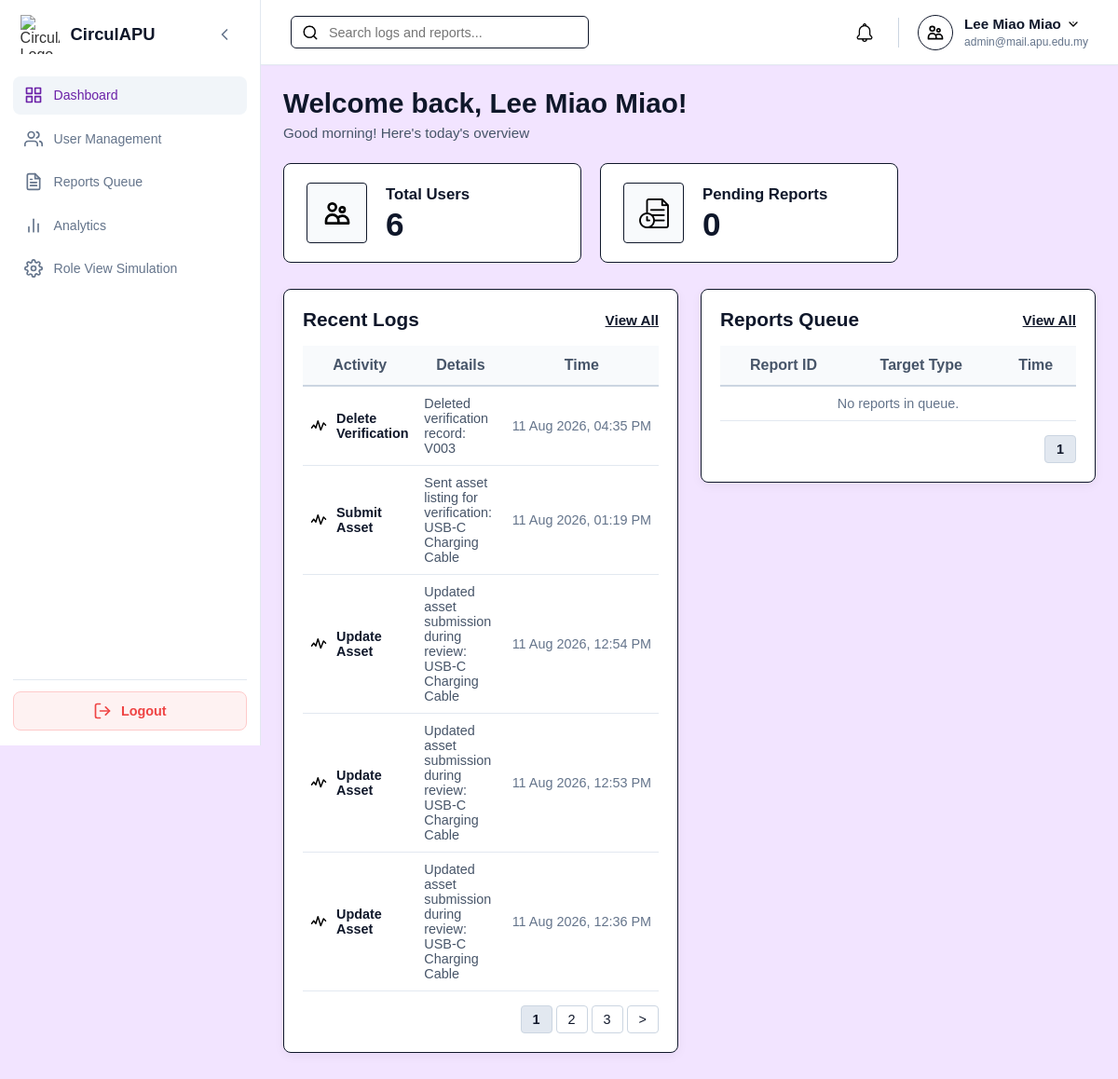
Page /Admin/admin_dashboard.php (signed in) on the earlier database version.
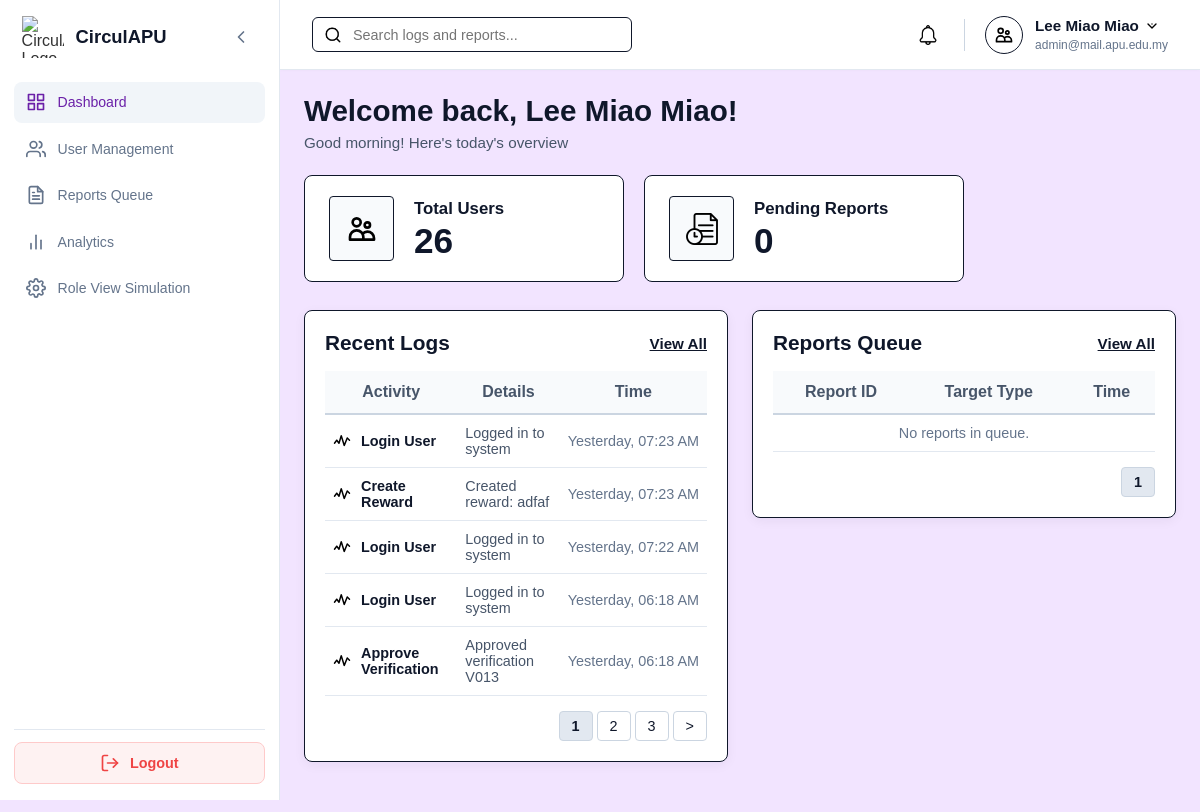
Same page on the later database version.
### tables this page shows
CREATE TABLE `systemlog` (
  `logID` varchar(10) NOT NULL,
  `userID` varchar(10) NOT NULL,
  `actionType` enum('Create','Submit','Approve','Reject','Redeem','Assign','Update','Delete','Login','Logout') NOT NULL,
  `refType` enum('Mission','Asset','Reward','Badge','Tier','Verification','User','Category','Transaction','Borrowing') NOT NULL,
  `refID` varchar(10) DEFAULT NULL,
  `description` varchar(255) NOT NULL,
  `timeLogged` timestamp NOT NULL DEFAULT current_timestamp()
);

### Admin/admin_dashboard.php (the view, shortened to what the changed rows need)
<?php
require_once '../db.php';
$search = trim($_GET['search'] ?? '');
$total_users_query = "SELECT COUNT(*) as total FROM user WHERE status != 'Deleted'";
$total_users_res = $conn->query($total_users_query);
$total_users = ($total_users_res && $row = $total_users_res->fetch_assoc()) ? $row['total'] : 0;
$logs_limit = 5;
$logs_page = isset($_GET['logs_page']) ? (int)$_GET['logs_page'] : 1;
$logs_where = '';
$logs_search_params = [];
$logs_search_types = '';
$stmt_total_logs = $conn->prepare(
    "SELECT COUNT(*) AS total FROM systemlog sl LEFT JOIN user u ON sl.userID = u.userID" . $logs_where
);
$stmt_total_logs->execute();
$total_logs = (int)($stmt_total_logs->get_result()->fetch_assoc()['total'] ?? 0);
$total_logs_pages = max(1, ceil($total_logs / $logs_limit));
$logs_page = min($logs_page, $total_logs_pages);
$logs_offset = ($logs_page - 1) * $logs_limit;
$logs_query = "SELECT sl.* FROM systemlog sl
               LEFT JOIN user u ON sl.userID = u.userID" . $logs_where .
              " ORDER BY sl.timeLogged DESC LIMIT ? OFFSET ?";
$stmt_logs = $conn->prepare($logs_query);
$logs_params = array_merge($logs_search_params, [$logs_limit, $logs_offset]);
$logs_types = $logs_search_types . 'ii';
$stmt_logs->bind_param($logs_types, ...$logs_params);
$stmt_logs->execute();
$logs_result = $stmt_logs->get_result();
$reports_limit = 5;
$reports_page = isset($_GET['reports_page']) ? (int)$_GET['reports_page'] : 1;
$reports_where = '';
$stmt_total_reports = $conn->prepare(
    "SELECT COUNT(*) AS total FROM report r
     LEFT JOIN user reporter ON r.reporterID = reporter.userID
     LEFT JOIN verificationrecords v ON r.verificationID = v.verificationID" . $reports_where
);
$stmt_total_reports->execute();
$total_rep_count = (int)($stmt_total_reports->get_result()->fetch_assoc()['total'] ?? 0);
$total_reports_pages = max(1, ceil($total_rep_count / $reports_limit));
$reports_page = min($reports_page, $total_reports_pages);
function formatDashboardTime($datetime_str) {
    $time = strtotime($datetime_str);
    if (date('Y-m-d', $time) === date('Y-m-d')) {
        return 'Today, ' . date('h:i A', $time);
    } elseif (date('Y-m-d', $time) === date('Y-m-d', strtotime('-1 day'))) {
        return 'Yesterday, ' . date('h:i A', $time);
    }
    return date('j M Y, h:i A', $time);
}
function dashboardPageUrl(array $overrides = []): string {
    global $search, $logs_page, $reports_page;
    $query = array_merge([
        'search' => $search,
        'logs_page' => $logs_page,
        'reports_page' => $reports_page
    ], $overrides);
    if ($query['search'] === '') {
        unset($query['search']);
    }
    return '?' . http_build_query($query);
}
$admin_name = trim($_SESSION['user_name'] ?? '') ?: 'System Admin';
?>
<!DOCTYPE html>
<html lang="en">
<head>
    <link rel="stylesheet" href="../style.css">
    <link rel="stylesheet" href="admin_style.css">
</head>
<body class="role-admin">
    <div class="dashboard-container">
        <div class="main-content">
            <main class="page-body">
                <div class="admin-welcome-banner">
                    <h1 class="welcome-title">Welcome back, <?php echo htmlspecialchars($admin_name); ?>!</h1>
                </div>
                <div class="admin-stats-grid">
                    <div class="admin-stat-card">
                        <div class="stat-info">
                            <span class="stat-label">Total Users</span>
                            <strong class="stat-number"><?php echo $total_users; ?></strong>
                        </div>
                    </div>
                </div>
                <div class="admin-tables-row">
                    <div class="content-card admin-dashboard-table-card">
                        <div class="table-card-header">
                            <h2>Recent Logs</h2>
                        </div>
                        <table class="admin-user-table dashboard-mini-table">
                            <thead>
                                <tr>
                                    <th>Activity</th>
                                    <th>Details</th>
                                    <th>Time</th>
                                </tr>
                            </thead>
                            <tbody>
                                <?php if ($logs_result->num_rows > 0): ?>
                                    <?php while ($log = $logs_result->fetch_assoc()): ?>
                                        <tr>
                                            <td class="col-activity">
                                                <div class="activity-cell activity-flex">
                                                    <img src="../assets/icons/activity.svg" alt="Log" class="cell-icon">
                                                    <span><?php echo htmlspecialchars($log['actionType'] . ' ' . $log['refType']); ?></span>
                                                </div>
                                            </td>
                                            <td class="col-details"><?php echo htmlspecialchars($log['description']); ?></td>
                                            <td class="col-time"><?php echo formatDashboardTime($log['timeLogged']); ?></td>
                                        </tr>
                                    <?php endwhile; ?>
                                <?php else: ?>
                                    <tr>
                                        <td colspan="3" class="table-empty-msg">No recent logs recorded.</td>
                                    </tr>
                                <?php endif; ?>
                            </tbody>
                        </table>
                        <div class="admin-pagination-footer mini-footer">
                            <div class="pagination-controls">
                                <?php for ($i = 1; $i <= min(3, $total_logs_pages); $i++): ?>
                                    <a href="<?php echo htmlspecialchars(dashboardPageUrl(['logs_page' => $i])); ?>" class="pagination-btn <?php echo $logs_page == $i ? 'active' : ''; ?>"><?php echo $i; ?></a>
                                <?php endfor; ?>
                                <?php if ($logs_page < $total_logs_pages): ?>
                                    <a href="<?php echo htmlspecialchars(dashboardPageUrl(['logs_page' => $logs_page + 1])); ?>" class="pagination-btn">&gt;</a>
                                <?php endif; ?>
                            </div>
                        </div>
                    </div>
                    <div class="content-card admin-dashboard-table-card">
                        <div class="table-card-header">
                            <h2>Reports Queue</h2>
                        </div>
                        <table class="admin-user-table dashboard-mini-table">
                            <thead>
                                <tr>
                                    <th>Report ID</th>
                                    <th>Target Type</th>
                                    <th>Time</th>
                                </tr>
                            </thead>
                        </table>
                        <div class="admin-pagination-footer mini-footer">
                            <div class="pagination-controls">
                                <?php for ($i = 1; $i <= min(3, $total_reports_pages); $i++): ?>
                                    <a href="<?php echo htmlspecialchars(dashboardPageUrl(['reports_page' => $i])); ?>" class="pagination-btn <?php echo $reports_page == $i ? 'active' : ''; ?>"><?php echo $i; ?></a>
                                <?php endfor; ?>
                            </div>
                        </div>
                    </div>
                </div>
            </main>
        </div>
    </div>
</body>
</html>

Differences in the rows shown:
no longer on this page (row unchanged): systemlog: actionType+refType "Delete Verification", description "Deleted verification record: V003", timeLogged "11 Aug 2026, 04:35 PM"
no longer on this page (row unchanged): systemlog: actionType+refType "Submit Asset", description "Sent asset listing for verification: USB-C Charging Cable", timeLogged "11 Aug 2026, 01:19 PM"
no longer on this page (row unchanged): systemlog: actionType+refType "Update Asset", description "Updated asset submission during review: USB-C Charging Cable", timeLogged "11 Aug 2026, 12:54 PM"
no longer on this page (row unchanged): systemlog: actionType+refType "Update Asset", description "Updated asset submission during review: USB-C Charging Cable", timeLogged "11 Aug 2026, 12:53 PM"
no longer on this page (row unchanged): systemlog: actionType+refType "Update Asset", description "Updated asset submission during review: USB-C Charging Cable", timeLogged "11 Aug 2026, 12:36 PM"
added systemlog: actionType+refType "Login User", description "Logged in to system", timeLogged "Yesterday, 07:23 AM"
added systemlog: actionType+refType "Create Reward", description "Created reward: adfaf", timeLogged "Yesterday, 07:23 AM"
added systemlog: actionType+refType "Login User", description "Logged in to system", timeLogged "Yesterday, 07:22 AM"
added systemlog: actionType+refType "Login User", description "Logged in to system", timeLogged "Yesterday, 06:18 AM"
added systemlog: actionType+refType "Approve Verification", description "Approved verification V013", timeLogged "Yesterday, 06:18 AM"
Other differences:
$total_users: "6" → "26"
